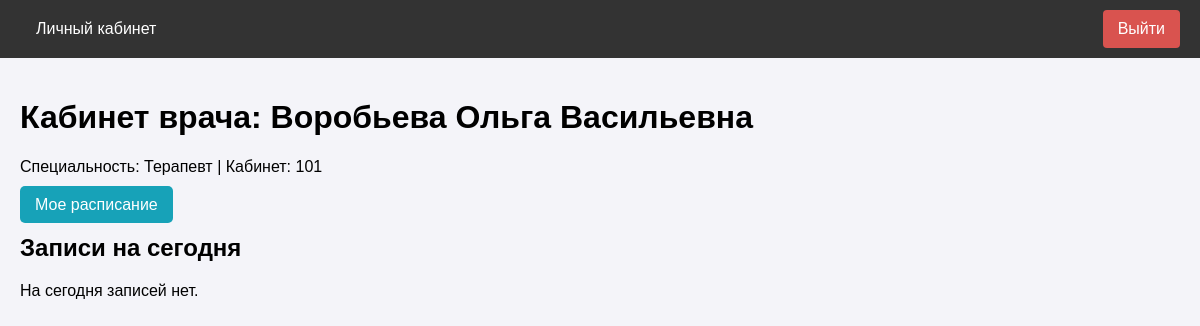
Page /doctor/dashboard (signed in) on the earlier database version.
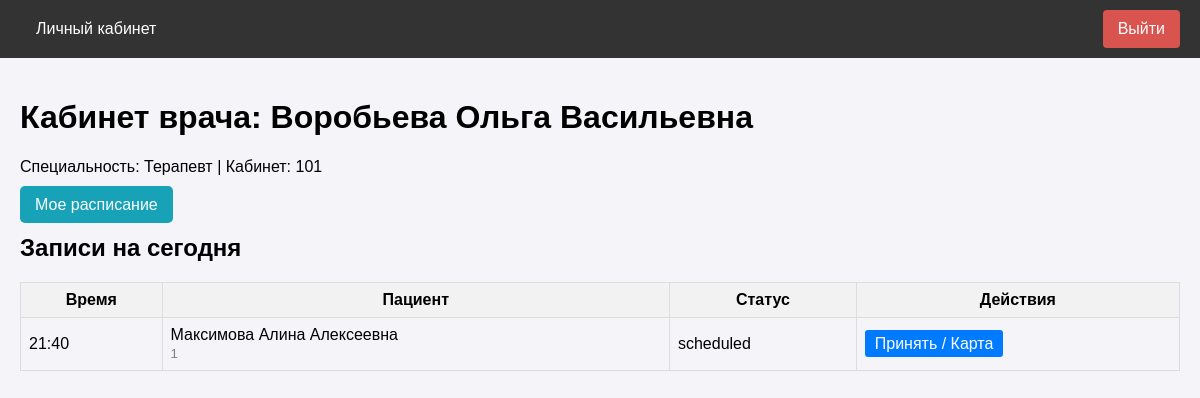
Same page on the later database version.
### app/models.py (models this page shows, shortened)
class Appointment(db.Model):
    __tablename__ = 'appointments'
    id = db.Column(db.Integer, primary_key=True)
    patient_id = db.Column(db.Integer, db.ForeignKey('users.id'), nullable=False)
    doctor_id = db.Column(db.Integer, db.ForeignKey('users.id'), nullable=False)
    slot_id = db.Column(db.Integer, db.ForeignKey('schedule_slots.id'), nullable=False)
    status = db.Column(db.String(20), default='scheduled') # scheduled, completed, cancelled
    created_at = db.Column(db.DateTime, default=datetime.utcnow)
    diagnosis = db.Column(db.Text, nullable=True)
    prescription = db.Column(db.Text, nullable=True)

class ScheduleSlot(db.Model):
    __tablename__ = 'schedule_slots'
    id = db.Column(db.Integer, primary_key=True)
    doctor_id = db.Column(db.Integer, db.ForeignKey('users.id'), nullable=False)
    start_time = db.Column(db.DateTime, nullable=False, index=True)
    end_time = db.Column(db.DateTime, nullable=False)
    is_available = db.Column(db.Boolean, default=True) # True - свободно, False - занято/отменено
    appointment = db.relationship('Appointment', uselist=False, backref='slot')

class User(UserMixin, db.Model):
    __tablename__ = 'users'
    id = db.Column(db.Integer, primary_key=True)
    username = db.Column(db.String(64), index=True, unique=True)
    email = db.Column(db.String(120), index=True, unique=True)
    phone = db.Column(db.String(20), index=True, unique=True)
    password_hash = db.Column(db.String(256))
    role = db.Column(db.String(20), index=True, default='patient')
    specialty = db.Column(db.String(100), nullable=True) # Для врача
    office_number = db.Column(db.String(10), nullable=True) # Для врача
    oms_number = db.Column(db.String(20), nullable=True) # Для пациента
    created_at = db.Column(db.DateTime, default=datetime.utcnow)
    appointments_as_patient = db.relationship('Appointment', foreign_keys='Appointment.patient_id', backref='patient', lazy='dynamic')
    appointments_as_doctor = db.relationship('Appointment', foreign_keys='Appointment.doctor_id', backref='doctor', lazy='dynamic')
    schedule_slots = db.relationship('ScheduleSlot', backref='doctor', lazy='dynamic')
    action_logs = db.relationship('ActionLog', backref='user', lazy='dynamic')
    def get_today_appointments(self):
        today_start = datetime.now().replace(hour=0, minute=0, second=0, microsecond=0)
        today_end = today_start + timedelta(days=1)
        return Appointment.query\
            .join(ScheduleSlot, Appointment.slot_id == ScheduleSlot.id)\
            .filter(
                Appointment.doctor_id == self.id,
                ScheduleSlot.start_time >= today_start,
                ScheduleSlot.start_time < today_end,
                Appointment.status == 'scheduled'
            )\
            .order_by(ScheduleSlot.start_time)\
            .all()

### app/doctor/routes.py (the view)
@bp.route('/dashboard')
@login_required
@role_required('doctor')
def dashboard():
    appointments = current_user.get_today_appointments()
    return render_template('doctor/dashboard.html', title='Кабинет врача', appointments=appointments)

### app/models.py (called while the page is built)
@login_manager.user_loader
def load_user(user_id):
    return User.query.get(int(user_id))

### app/utils.py (called while the page is built)
def role_required(role):
    def decorator(f):
        @wraps(f)
        def decorated_function(*args, **kwargs):
            if not current_user.is_authenticated:
                return redirect(url_for('auth.login'))
            if current_user.role != role:
                flash('У вас нет доступа к этой странице.')
                return redirect(url_for('main.index'))
            return f(*args, **kwargs)
        return decorated_function
    return decorator

### app/templates/doctor/dashboard.html
{% extends "base.html" %}
{% block content %}
<h1>Кабинет врача: {{ current_user.username }}</h1>
<p>Специальность: {{ current_user.specialty or 'Не указана' }} | Кабинет: {{ current_user.office_number or 'Не указан' }}</p>
<div style="margin: 20px 0;">
    <a href="{{ url_for('doctor.schedule') }}" class="btn" style="background-color: #17a2b8; color: white; padding: 10px 15px; text-decoration: none; border-radius: 5px;">Мое расписание</a>
</div>
<h2>Записи на сегодня</h2>
{% if appointments %}
<table style="width: 100%; border-collapse: collapse; margin-top: 10px;">
    <tr style="background-color: #f2f2f2;">
        <th style="border: 1px solid #ddd; padding: 8px;">Время</th>
        <th style="border: 1px solid #ddd; padding: 8px;">Пациент</th>
        <th style="border: 1px solid #ddd; padding: 8px;">Статус</th>
        <th style="border: 1px solid #ddd; padding: 8px;">Действия</th>
    </tr>
    {% for appt in appointments %}
    <tr>
        <td style="border: 1px solid #ddd; padding: 8px;">{{ appt.slot.start_time.strftime('%H:%M') }}</td>
        <td style="border: 1px solid #ddd; padding: 8px;">
            {{ appt.patient.username }}<br>
            <small style="color: gray;">{{ appt.patient.phone }}</small>
        </td>
        <td style="border: 1px solid #ddd; padding: 8px;">{{ appt.status }}</td>
        <td style="border: 1px solid #ddd; padding: 8px;">
            <a href="{{ url_for('doctor.edit_appointment', appointment_id=appt.id) }}" class="btn" style="background-color: #007bff; color: white; padding: 5px 10px; text-decoration: none; border-radius: 3px;">Принять / Карта</a>
        </td>
    </tr>
    {% endfor %}
</table>
{% else %}
<p>На сегодня записей нет.</p>
{% endif %}
{% endblock %}

Differences in the rows shown:
added Appointment: slot.start_time "21:40", patient.username "Максимова Алина Алексеевна", patient.phone "1", status "scheduled"
Other differences:
text no longer shown: "На сегодня записей нет."
text now shown: "Время Пациент Статус Действия"
